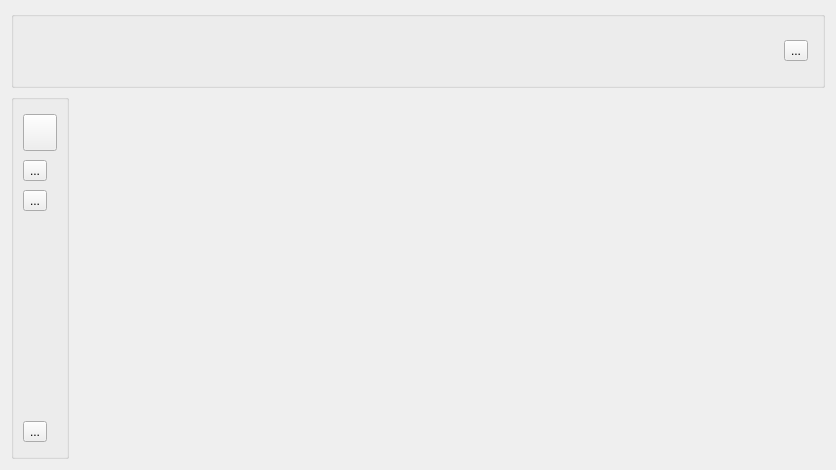
<?xml version="1.0" encoding="UTF-8"?>
<ui version="4.0">
 <class>MainPage</class>
 <widget class="QWidget" name="MainPage">
  <property name="geometry">
   <rect>
    <x>0</x>
    <y>0</y>
    <width>836</width>
    <height>470</height>
   </rect>
  </property>
  <property name="windowTitle">
   <string>Form</string>
  </property>
  <layout class="QHBoxLayout" name="horizontalLayout_4">
   <item>
    <layout class="QVBoxLayout" name="verticalLayout_3">
     <item>
      <widget class="QGroupBox" name="topMenu">
       <property name="title">
        <string/>
       </property>
       <layout class="QHBoxLayout" name="horizontalLayout_2">
        <item>
         <layout class="QHBoxLayout" name="horizontalLayout">
          <item>
           <spacer name="horizontalSpacer">
            <property name="orientation">
             <enum>Qt::Horizontal</enum>
            </property>
            <property name="sizeType">
             <enum>QSizePolicy::Fixed</enum>
            </property>
            <property name="sizeHint" stdset="0">
             <size>
              <width>5</width>
              <height>20</height>
             </size>
            </property>
           </spacer>
          </item>
          <item>
           <widget class="QLabel" name="icon">
            <property name="sizePolicy">
             <sizepolicy hsizetype="Fixed" vsizetype="Fixed">
              <horstretch>0</horstretch>
              <verstretch>0</verstretch>
             </sizepolicy>
            </property>
            <property name="minimumSize">
             <size>
              <width>50</width>
              <height>50</height>
             </size>
            </property>
            <property name="maximumSize">
             <size>
              <width>50</width>
              <height>50</height>
             </size>
            </property>
            <property name="text">
             <string/>
            </property>
            <property name="pixmap">
             <pixmap resource="res.qrc">:/img/res/img/icon.png</pixmap>
            </property>
            <property name="scaledContents">
             <bool>true</bool>
            </property>
            <property name="alignment">
             <set>Qt::AlignCenter</set>
            </property>
           </widget>
          </item>
          <item>
           <spacer name="horizontalSpacer_2">
            <property name="orientation">
             <enum>Qt::Horizontal</enum>
            </property>
            <property name="sizeHint" stdset="0">
             <size>
              <width>40</width>
              <height>20</height>
             </size>
            </property>
           </spacer>
          </item>
          <item>
           <widget class="QToolButton" name="tb_setting">
            <property name="cursor">
             <cursorShape>PointingHandCursor</cursorShape>
            </property>
            <property name="text">
             <string>...</string>
            </property>
            <property name="icon">
             <iconset>
              <normalon>:/img/res/img/setting.png</normalon>
             </iconset>
            </property>
            <property name="iconSize">
             <size>
              <width>25</width>
              <height>25</height>
             </size>
            </property>
           </widget>
          </item>
          <item>
           <spacer name="horizontalSpacer_3">
            <property name="orientation">
             <enum>Qt::Horizontal</enum>
            </property>
            <property name="sizeType">
             <enum>QSizePolicy::Fixed</enum>
            </property>
            <property name="sizeHint" stdset="0">
             <size>
              <width>5</width>
              <height>20</height>
             </size>
            </property>
           </spacer>
          </item>
         </layout>
        </item>
       </layout>
      </widget>
     </item>
     <item>
      <layout class="QHBoxLayout" name="horizontalLayout_3">
       <item>
        <widget class="QGroupBox" name="leftMunu">
         <property name="sizePolicy">
          <sizepolicy hsizetype="Fixed" vsizetype="Preferred">
           <horstretch>0</horstretch>
           <verstretch>0</verstretch>
          </sizepolicy>
         </property>
         <property name="minimumSize">
          <size>
           <width>58</width>
           <height>0</height>
          </size>
         </property>
         <property name="maximumSize">
          <size>
           <width>58</width>
           <height>16777215</height>
          </size>
         </property>
         <property name="title">
          <string/>
         </property>
         <layout class="QVBoxLayout" name="verticalLayout_2">
          <item>
           <layout class="QVBoxLayout" name="verticalLayout">
            <item>
             <spacer name="verticalSpacer_3">
              <property name="orientation">
               <enum>Qt::Vertical</enum>
              </property>
              <property name="sizeType">
               <enum>QSizePolicy::Fixed</enum>
              </property>
              <property name="sizeHint" stdset="0">
               <size>
                <width>20</width>
                <height>5</height>
               </size>
              </property>
             </spacer>
            </item>
            <item>
             <widget class="QToolButton" name="tb_folder">
              <property name="cursor">
               <cursorShape>PointingHandCursor</cursorShape>
              </property>
              <property name="autoFillBackground">
               <bool>false</bool>
              </property>
              <property name="text">
               <string/>
              </property>
              <property name="icon">
               <iconset resource="res.qrc">
                <normaloff>:/img/res/img/folder_unselected.png</normaloff>:/img/res/img/folder_unselected.png</iconset>
              </property>
              <property name="iconSize">
               <size>
                <width>30</width>
                <height>30</height>
               </size>
              </property>
             </widget>
            </item>
            <item>
             <spacer name="verticalSpacer_4">
              <property name="orientation">
               <enum>Qt::Vertical</enum>
              </property>
              <property name="sizeType">
               <enum>QSizePolicy::Fixed</enum>
              </property>
              <property name="sizeHint" stdset="0">
               <size>
                <width>20</width>
                <height>3</height>
               </size>
              </property>
             </spacer>
            </item>
            <item>
             <widget class="QToolButton" name="tb_transmit">
              <property name="cursor">
               <cursorShape>PointingHandCursor</cursorShape>
              </property>
              <property name="text">
               <string>...</string>
              </property>
              <property name="icon">
               <iconset>
                <normalon>:/img/res/img/transmit_unselected.png</normalon>
               </iconset>
              </property>
              <property name="iconSize">
               <size>
                <width>30</width>
                <height>30</height>
               </size>
              </property>
             </widget>
            </item>
            <item>
             <spacer name="verticalSpacer_5">
              <property name="orientation">
               <enum>Qt::Vertical</enum>
              </property>
              <property name="sizeType">
               <enum>QSizePolicy::Fixed</enum>
              </property>
              <property name="sizeHint" stdset="0">
               <size>
                <width>20</width>
                <height>3</height>
               </size>
              </property>
             </spacer>
            </item>
            <item>
             <widget class="QToolButton" name="tb_friend">
              <property name="cursor">
               <cursorShape>PointingHandCursor</cursorShape>
              </property>
              <property name="text">
               <string>...</string>
              </property>
              <property name="icon">
               <iconset>
                <normalon>:/img/res/img/friend_unselected.png</normalon>
               </iconset>
              </property>
              <property name="iconSize">
               <size>
                <width>30</width>
                <height>30</height>
               </size>
              </property>
             </widget>
            </item>
            <item>
             <spacer name="verticalSpacer">
              <property name="orientation">
               <enum>Qt::Vertical</enum>
              </property>
              <property name="sizeHint" stdset="0">
               <size>
                <width>20</width>
                <height>40</height>
               </size>
              </property>
             </spacer>
            </item>
            <item>
             <widget class="QToolButton" name="tb_logout">
              <property name="cursor">
               <cursorShape>PointingHandCursor</cursorShape>
              </property>
              <property name="text">
               <string>...</string>
              </property>
              <property name="icon">
               <iconset>
                <normalon>:/img/res/img/logout.png</normalon>
               </iconset>
              </property>
              <property name="iconSize">
               <size>
                <width>30</width>
                <height>30</height>
               </size>
              </property>
             </widget>
            </item>
            <item>
             <spacer name="verticalSpacer_2">
              <property name="orientation">
               <enum>Qt::Vertical</enum>
              </property>
              <property name="sizeType">
               <enum>QSizePolicy::Fixed</enum>
              </property>
              <property name="sizeHint" stdset="0">
               <size>
                <width>20</width>
                <height>5</height>
               </size>
              </property>
             </spacer>
            </item>
           </layout>
          </item>
         </layout>
        </widget>
       </item>
       <item>
        <widget class="QStackedWidget" name="funcPanel">
         <widget class="QWidget" name="page"/>
         <widget class="QWidget" name="page_2"/>
        </widget>
       </item>
      </layout>
     </item>
    </layout>
   </item>
  </layout>
 </widget>
 <resources>
  <include location="res.qrc"/>
 </resources>
 <connections/>
</ui>
